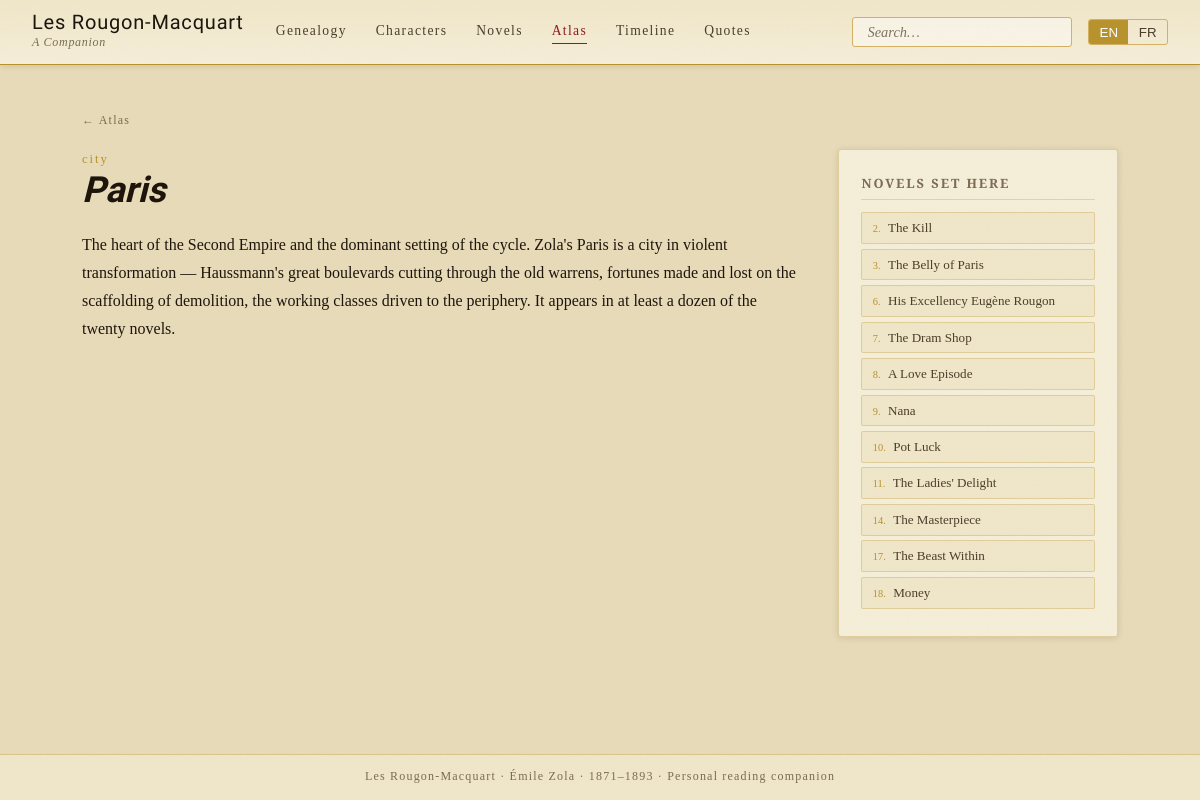
/locations/paris, run on the app's committed database.
### app/models.py (models this page shows, shortened)
class Location(Base):
    __tablename__ = "locations"
    id             = Column(Integer, primary_key=True)
    slug           = Column(String(80), unique=True, nullable=False)
    name           = Column(String(120), nullable=False)
    location_type  = Column(String(40))   # city | district | building | mine | estate | region
    description_en = Column(Text)
    description_fr = Column(Text)
    image_url      = Column(String(255))
    latitude       = Column(Float)
    longitude      = Column(Float)
    featured       = Column(Boolean, default=False)

class Novel(Base):
    __tablename__ = "novels"
    id           = Column(Integer, primary_key=True)
    number       = Column(Integer, nullable=False)          # 1–20 in series order
    slug         = Column(String(80), unique=True, nullable=False)
    title_fr     = Column(String(120), nullable=False)
    title_en     = Column(String(120), nullable=False)
    year         = Column(Integer)
    summary_en   = Column(Text)
    summary_fr   = Column(Text)
    themes       = Column(Text)                             # comma-separated
    setting      = Column(String(120))                      # primary location
    appearances  = relationship("CharacterAppearance", backref="novel", cascade="all, delete-orphan")
    events       = relationship("Event", backref="novel")

### app/routers/locations.py (the view)
@router.get("/{slug}", response_class=HTMLResponse)
async def location_detail(slug: str, request: Request, db: Session = Depends(get_db)):
    location = db.query(Location).filter(Location.slug == slug).first()
    if not location:
        raise HTTPException(status_code=404, detail="Location not found")
    novels = (
        db.query(Novel)
        .filter(Novel.setting.ilike(f"%{location.name}%"))
        .order_by(Novel.number)
        .all()
    )
    return templates.TemplateResponse(
        request, "locations/detail.html",
        {"location": location, "novels": novels}
    )

### app/templates/locations/detail.html (shortened to what this page needs)
{% extends "base.html" %}
{% block content %}
<div class="page-container animate-in">
  <div style="margin-bottom:1rem;">
    <a href="/locations" style="font-family:var(--font-sc);font-size:0.75rem;letter-spacing:.1em;color:var(--ink-light);">← Atlas</a>
  </div>
  <div style="display:grid;grid-template-columns:1fr 280px;gap:2.5rem;align-items:start;">
    <div>
      <p style="font-family:var(--font-sc);font-size:.8rem;letter-spacing:.15em;color:var(--gold);">
        {{ location.location_type or '' }}
      </p>
      <h1 class="page-title" style="margin-bottom:1.2rem;">{{ location.name }}</h1>
      <div style="font-size:1rem;line-height:1.75;">
        <span class="lang-text-en">{{ location.description_en or '' }}</span>
      </div>
    </div>
    {% if novels %}
    <div class="character-sidebar">
      <h2 class="section-heading" data-en="Novels set here" data-fr="Romans situés ici">Novels set here</h2>
      {% for novel in novels %}
      <a href="/novels/{{ novel.slug }}" class="novel-pill" style="display:block;margin:.3rem 0;">
        <span style="font-family:var(--font-sc);font-size:.65rem;color:var(--gold);margin-right:.3rem;">
          {{ novel.number }}.
        </span>
        <span class="lang-text-en">{{ novel.title_en }}</span>
      </a>
      {% endfor %}
    </div>
    {% endif %}
  </div>
</div>
{% endblock %}

### app/static/css/main.css (style rules this page uses)
:root { --parchment: #f5eed8; --parchment-dark: #e8dbb8; --parchment-mid: #f0e6c8; --ink: #1a1208; --ink-faded: #4a3c28; --ink-light: #7a6a50; --rougon: #8B1a1a; --rougon-light: #c45a3a; --macquart: #1a3a5c; --macquart-light: #3a6a9c; --mouret: #2a5a2a; --mouret-light: #4a8a4a; --gold: #b8922a; --gold-light: #d4b060; --gold-pale: #f0dfa0; --shadow-sm: 0 1px 6px rgba(26,18,8,0.12); --shadow-md: 0 3px 14px rgba(26,18,8,0.18); --shadow-lg: 0 6px 28px rgba(26,18,8,0.25); --radius: 3px; --transition: 0.2s ease; --font-display: 'IM Fell English', Georgia, serif; --font-display-sc: 'IM Fell English SC', Georgia, serif; --font-body: 'Cormorant Garamond', Georgia, serif; --font-sc: 'Cormorant SC', Georgia, serif; --font-mono: 'Courier New', monospace; }
*, *::before, *::after { box-sizing: border-box; margin: 0; padding: 0; }
html { scroll-behavior: smooth; }
body { background-color: var(--parchment-dark); color: var(--ink); font-family: var(--font-body); font-size: 17px; line-height: 1.65; min-height: 100vh; display: flex; flex-direction: column; }
a { color: var(--rougon); text-decoration: none; transition: color var(--transition); }
.page-container { max-width: 1100px; margin: 0 auto; padding: 2.5rem 2rem; }
.page-title { font-family: var(--font-display); font-size: clamp(1.6rem, 3vw, 2.4rem); font-style: italic; color: var(--ink); line-height: 1.15; }
.character-sidebar { background: var(--parchment); border: 1px solid rgba(184,146,42,0.35); border-radius: var(--radius); padding: 1.4rem; box-shadow: var(--shadow-sm); }
.section-heading { font-family: var(--font-sc); font-size: 0.8rem; letter-spacing: 0.15em; color: var(--ink-light); text-transform: uppercase; margin-bottom: 0.8rem; padding-bottom: 0.3rem; border-bottom: 1px solid rgba(184,146,42,0.3); }
.novel-pill { display: inline-flex; align-items: center; gap: 0.4rem; background: var(--parchment-mid); border: 1px solid rgba(184,146,42,0.3); border-radius: 2px; padding: 0.25rem 0.65rem; margin: 0.2rem; font-size: 0.82rem; transition: background var(--transition); text-decoration: none; color: var(--ink-faded); }
.animate-in { animation: fadeUp 0.45s ease both; }

### data on the page
Location: location_type "city", name "Paris", description_en "The heart of the Second Empire and the dominant setting of the cycle. Zola's Paris is a city in violent transformation — Haussmann's great boulevards cutting through the old warrens, fortunes made and lost on the scaffolding of demolition, the working classes driven to the periphery. It appears in at least a dozen of the twenty novels."
Novel: number "2", title_en "The Kill"
Novel: number "3", title_en "The Belly of Paris"
Novel: number "6", title_en "His Excellency Eugène Rougon"
Novel: number "7", title_en "The Dram Shop"
Novel: number "8", title_en "A Love Episode"
Novel: number "9", title_en "Nana"
Novel: number "10", title_en "Pot Luck"
Novel: number "11", title_en "The Ladies' Delight"
Novel: number "14", title_en "The Masterpiece"
Novel: number "17", title_en "The Beast Within"
Novel: number "18", title_en "Money"
